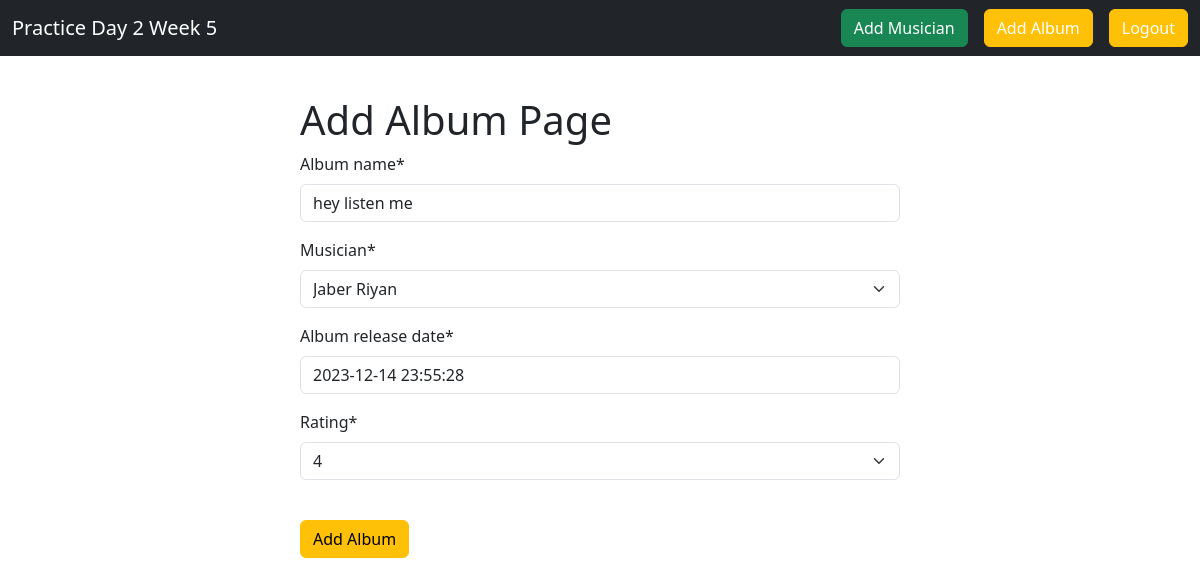
Page /album/edit/1/ (signed in) on the committed database.
### album/models.py (models this page shows, shortened)
class AlbumModel(models.Model):
    album_name = models.CharField(max_length=100)
    musician = models.ForeignKey(MusicianModel,on_delete = models.CASCADE)
    album_release_date = models.DateTimeField(default=datetime.datetime.today())
    CHOICE = {
        ('1','1'),
        ('2','2'),
        ('3','3'),
        ('4','4'),
        ('5','5'),
    }
    rating = models.CharField(max_length=100,choices=CHOICE)

### album/views.py (the view, shortened to what this page needs)
# urls.py: path('edit/<int:id>/',views.edit1.as_view(),name='editalbum'),
@method_decorator(login_required, name='dispatch')
class edit1(UpdateView):
    model = models.AlbumModel
    template_name = 'addalbum.html'
    form_class = forms.AlbumForm
    pk_url_kwarg = 'id'

### album/forms.py
class AlbumForm(forms.ModelForm):
    class Meta:
        model = models.AlbumModel
        fields = '__all__'

### musician/models.py (called while the page is built)
    def __str__(self):
        return f'{self.first_name} {self.last_name}'

### album/templates/addalbum.html (shortened to what this page needs)
{% extends "home.html" %}
{% load crispy_forms_tags %}
{% block content %}
<div style="width:50%; margin:auto; margin-top:40px">
    <form method="post" novalidate>
        <h1>Add Album Page</h1>
        {{form | crispy }}
        <br>
        <button class="btn btn-warning mb-4">Add Album</button>
    </form>
</div>
{% endblock content %}

### rows in the picture
AlbumModel: album_name "hey listen me", musician "Jaber Riyan", album_release_date "2023-12-14 23:55:28", rating "4"
